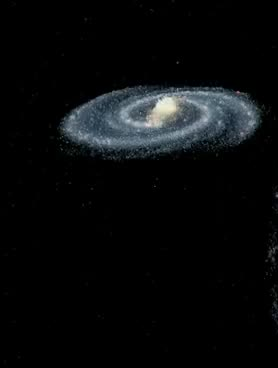
#> input picture galaxy1.PNG, 278 x 368 px
$ jupyter execute Collage.ipynb
#> lines starting #> are read from the running program, lines starting #| are printed output that depends on the picture
[cell 1]
import cv2

[cell 2]
import numpy as np

[cell 3]
photo1 = cv2.imread('galaxy1.PNG')
#> photo1 is the input picture: shape (368, 278, 3); mean B, G, R 11.8, 10.8, 9.2
photo2 = cv2.imread('galaxy2.PNG')
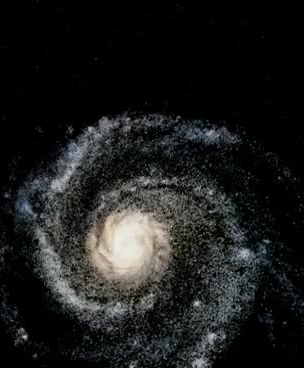
#> input picture galaxy2.PNG, 304 x 368 px
#> photo2 is the input picture: shape (368, 304, 3); mean B, G, R 28.9, 29.6, 28.7

[cell 4]
cv2.imshow('galaxy1', photo1)
cv2.waitKey()
cv2.destroyAllWindows()

[cell 5]
cv2.imshow('galaxy2', photo2)
cv2.waitKey()
cv2.destroyAllWindows()

[cell 6]
collage_photo=np.hstack((photo1, photo2))
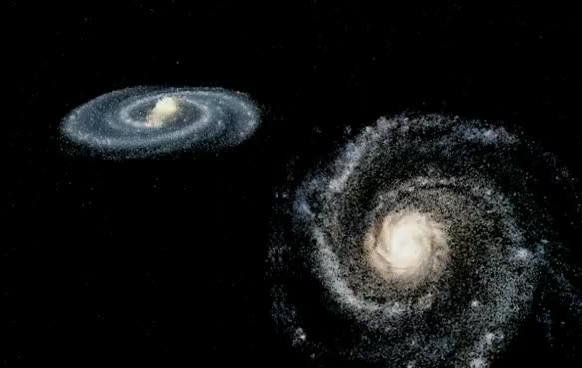
#> collage_photo: shape (368, 582, 3); mean B, G, R 20.7, 20.7, 19.4
